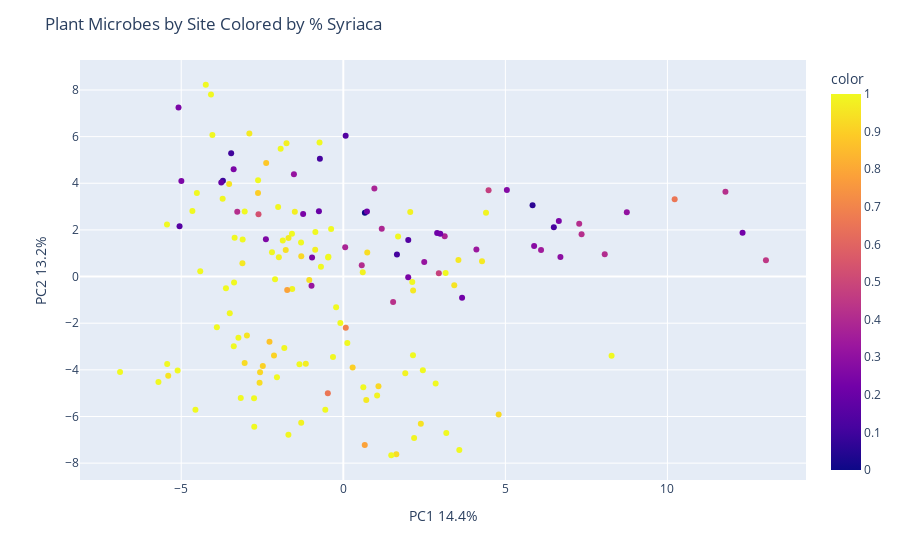

Notebook code cell kept with this figure:
### Code cell
X = pivoted_df[top_100.index]

pca = PCA(n_components=2)
components = pca.fit_transform(X)

fig = px.scatter(components, x=0, y=1, color=pivoted_df['V2'])
fig.update_layout(
    title = "Plant Microbes by Site Colored by % Syriaca",
    xaxis_title="PC1 " + str(round(100*pca.explained_variance_ratio_[0], 1)) + '%',
    yaxis_title="PC2 " + str(round(100*pca.explained_variance_ratio_[1], 1)) + '%')
fig.show()

### Figure 1 — Plotly figure (JSON) as saved in the notebook; plotly's stock layout.template omitted (floating-point values rounded to 4 significant figures; data arrays with more than 128 entries replaced by an {"elided": "..."} marker saying what was removed)
{"data": [{"hovertemplate": "0=%{x}<br>1=%{y}<br>color=%{marker.color}<extra></extra>", "legendgroup": "", "marker": {"color": {"elided": "154 float values"}, "coloraxis": "coloraxis", "symbol": "circle"}, "mode": "markers", "name": "", "orientation": "v", "showlegend": false, "type": "scatter", "x": {"elided": "154 float values"}, "xaxis": "x", "y": {"elided": "154 float values"}, "yaxis": "y"}], "layout": {"coloraxis": {"colorbar": {"title": {"text": "color"}}, "colorscale": [[0, "#0d0887"], [0.1111, "#46039f"], [0.2222, "#7201a8"], [0.3333, "#9c179e"], [0.4444, "#bd3786"], [0.5556, "#d8576b"], [0.6667, "#ed7953"], [0.7778, "#fb9f3a"], [0.8889, "#fdca26"], [1, "#f0f921"]]}, "legend": {"tracegroupgap": 0}, "margin": {"t": 60}, "title": {"text": "Plant Microbes by Site Colored by % Syriaca"}, "xaxis": {"anchor": "y", "domain": [0, 1], "title": {"text": "PC1 14.4%"}}, "yaxis": {"anchor": "x", "domain": [0, 1], "title": {"text": "PC2 13.2%"}}}}
